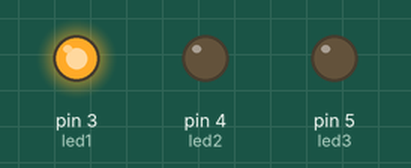
Bench run of a sketch on a simulated Arduino Uno, built with avr-gcc and run on an emulated ATmega328P. On the bench: output pins drawn as LEDs (lit = HIGH).

Above: at 0.2 s.
At 5.7 s:
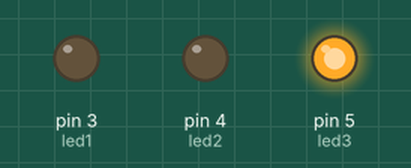
At 11.2 s:
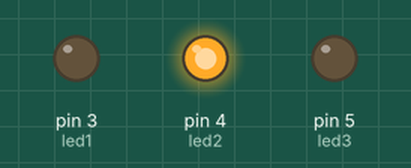
At 16.5 s:
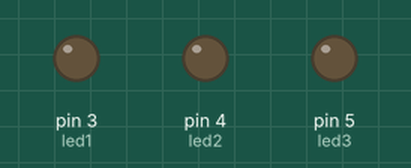
Timing chart, 0 to 17.6 s (numbered marks = the images above):
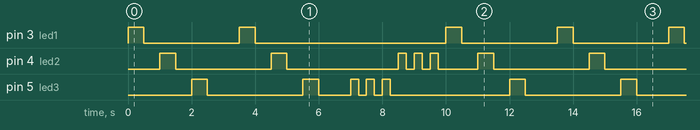

The sketch:

My_LED_Project.ino
```cpp
int led1 = 3;
int led2 = 4;
int led3 = 5;
void setup() {
pinMode(led1, OUTPUT);
pinMode(led2, OUTPUT);
pinMode(led3, OUTPUT);

}

void loop() {
  digitalWrite(led1, HIGH);
  delay(500);
  digitalWrite(led1, LOW);
  delay(500);

  digitalWrite(led2, HIGH);
  delay(500);
  digitalWrite(led2, LOW);
  delay(500);

  digitalWrite(led3, HIGH);
  delay(500);
  digitalWrite(led3, LOW);
  delay(1000);

  digitalWrite(led1, HIGH);
  delay(500);
  digitalWrite(led1, LOW);
  delay(500);

  digitalWrite(led2, HIGH);
  delay(500);
  digitalWrite(led2, LOW);
  delay(500);

  digitalWrite(led3, HIGH);
  delay(500);
  digitalWrite(led3, LOW);
  delay(1000);

  digitalWrite(led3, HIGH);
  delay(250);
  digitalWrite(led3, LOW);
  delay(250);

  digitalWrite(led3, HIGH);
  delay(250);
  digitalWrite(led3, LOW);
  delay(250);

  digitalWrite(led3, HIGH);
  delay(250);
  digitalWrite(led3, LOW);
  delay(250);

  digitalWrite(led2, HIGH);
  delay(250);
  digitalWrite(led2, LOW);
  delay(250);

  digitalWrite(led2, HIGH);
  delay(250);
  digitalWrite(led2, LOW);
  delay(250);

  digitalWrite(led2, HIGH);
  delay(250);
  digitalWrite(led2, LOW);
  delay(250);

  digitalWrite(led1, HIGH);
  delay(500);
  digitalWrite(led1, LOW);
  delay(500);

  digitalWrite(led2, HIGH);
  delay(500);
  digitalWrite(led2, LOW);
  delay(500);

  digitalWrite(led3, HIGH);
  delay(500);
  digitalWrite(led3, LOW);
  delay(1000);
}
```

Measured:
- by itself, pin 3 (led1): repeats every 13.5 s: LOW 3.0 s, HIGH 0.50 s, LOW 6.0 s, HIGH 0.50 s, LOW 3.0 s, HIGH 0.50 s
- by itself, pin 4 (led2): repeats every 13.5 s: LOW 3.0 s, HIGH 0.50 s, LOW 3.5 s, 2 × (HIGH 0.25 s, LOW 0.25 s), HIGH 0.25 s, LOW 1.3 s, HIGH 0.50 s, LOW 3.0 s, HIGH 0.50 s
- by itself, pin 5 (led3): repeats every 13.5 s: LOW 3.0 s, HIGH 0.50 s, LOW 1.0 s, 2 × (HIGH 0.25 s, LOW 0.25 s), HIGH 0.25 s, LOW 3.8 s, HIGH 0.50 s, LOW 3.0 s, HIGH 0.50 s
